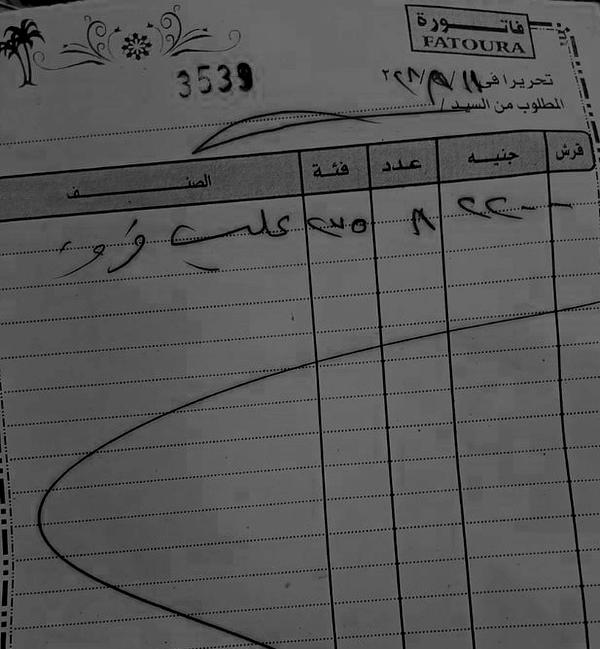
#> input picture ocr/processing_images/invoices1/image_002.jpg, 600 x 649 px; its folder holds only this picture in this run
$ python ocr_pipeline.py
#> lines starting #> are read from the running program, lines starting #| are printed output that depends on the picture
#> in load_and_preprocess_image, pil_image is the input picture: PIL image 600x649 L; min 0, max 145, mean 87.2
"""
Complete Image Processing and OCR Extraction Pipeline
=====================================================

A production-ready pipeline for:
1. Recursively scanning folders for images (handles Windows paths)
2. Preprocessing invoice images (PDF pages or image files)
3. Sending processed images to Gemini Vision model
4. Extracting structured invoice data using optimized prompts
5. Outputting clean structured JSON ready for product matching system

Windows file paths: D:\AI 4\Graduation Project\inventory-management-system\ocr\...
"""

import cv2
import numpy as np
from PIL import Image, ImageEnhance
import os
import glob
import json
import json_repair
from tqdm import tqdm
import google.generativeai as genai
from pathlib import Path, PureWindowsPath
import sys
from typing import List, Dict, Any, Optional, Tuple
import logging
from datetime import datetime
import re

# Configure logging
logging.basicConfig(
    level=logging.INFO,
    format='%(asctime)s - %(levelname)s - %(message)s'
)
logger = logging.getLogger(__name__)

# Gemini API setup
try:
    genai.configure(api_key=os.environ.get("GEMINI_API_KEY"))
    model = genai.GenerativeModel("models/gemini-3.1-flash-lite-preview")
    GEMINI_AVAILABLE = True
except Exception as e:
    logger.warning(f"Gemini API not configured: {e}")
    GEMINI_AVAILABLE = False
    model = None

# ============================================================================
# IMAGE PREPROCESSING FUNCTIONS
# ============================================================================

def preprocess_full_pipeline(pil_image: Image.Image, max_width: int = 600) -> Image.Image:
    """
    Full preprocessing pipeline for invoice images:
    - HSV enhancement for better color separation
    - Convert to grayscale
    - Resize image for consistent processing
    - Contrast enhancement for better OCR accuracy

    Args:
        pil_image: PIL Image object
        max_width: Maximum width for resizing (default: 600px)

    Returns:
        Preprocessed PIL Image
    """
#> called with max_width = 600
    # PIL → numpy (RGB)
    image = np.array(pil_image)

    # RGB → BGR for OpenCV
    image = cv2.cvtColor(image, cv2.COLOR_RGB2BGR)

    # HSV enhancement
    hsv = cv2.cvtColor(image, cv2.COLOR_BGR2HSV).astype(np.float32)
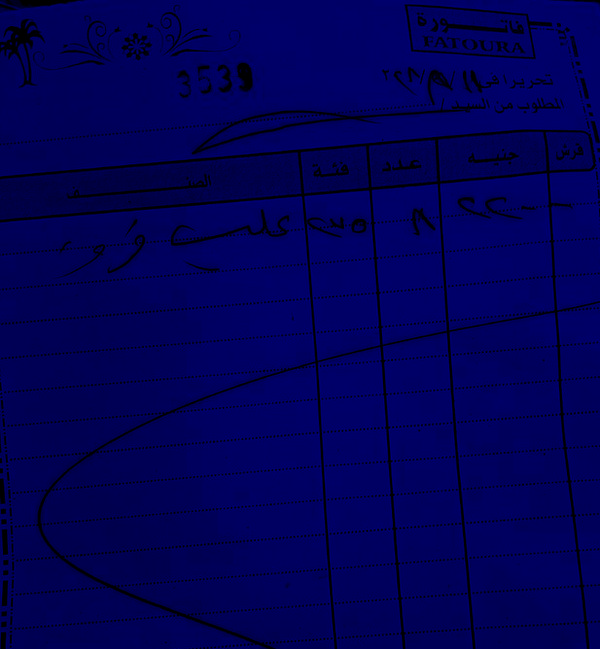
#> hsv: shape (649, 600, 3) float32; mean R, G, B 0, 0, 87.1

    # Adjust HSV channels for better text visibility
    hsv[:, :, 0] *= 0.1    # Hue - reduce color variation
    hsv[:, :, 1] *= 4.0    # Saturation - increase color intensity
    hsv[:, :, 2] *= 0.5    # Value - reduce brightness for better contrast
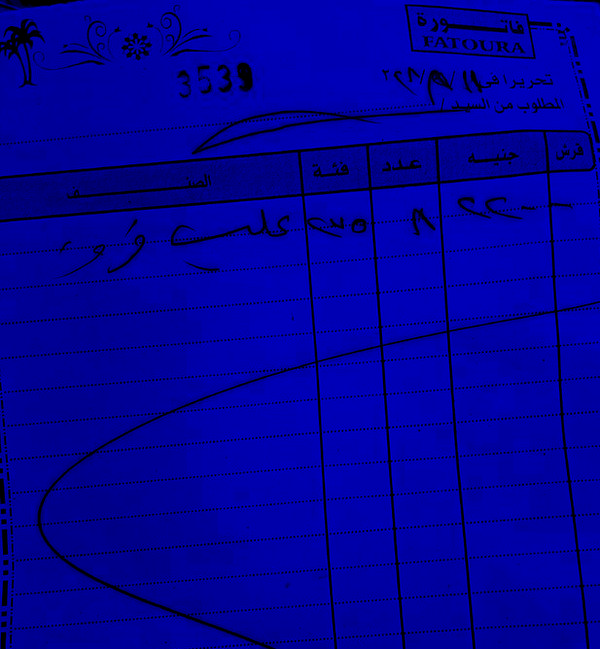
#> hsv: shape (649, 600, 3) float32; mean R, G, B 0, 0, 43.6; drawn with min black and max white

    # Clip values to valid ranges
    hsv[:, :, 0] = np.clip(hsv[:, :, 0], 0, 179)
    hsv[:, :, 1] = np.clip(hsv[:, :, 1], 0, 255)
    hsv[:, :, 2] = np.clip(hsv[:, :, 2], 0, 255)

    hsv = hsv.astype(np.uint8)
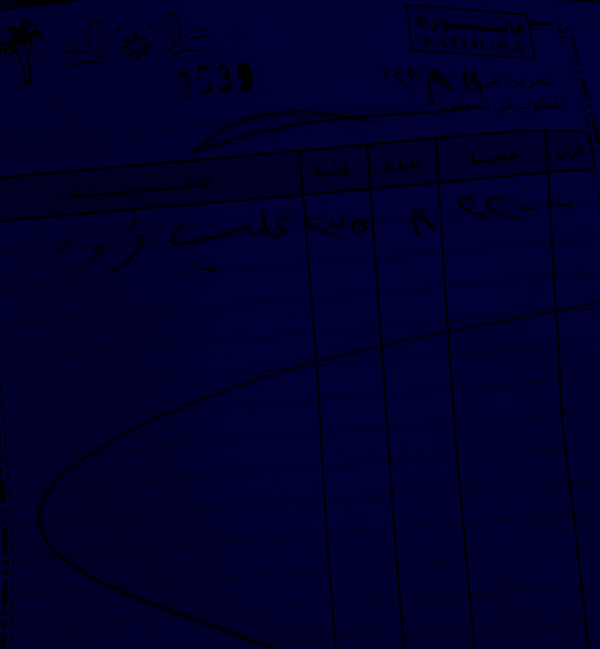
#> hsv: shape (649, 600, 3); mean R, G, B 0, 0, 43.3

    # Convert back to BGR → RGB
    image_bgr = cv2.cvtColor(hsv, cv2.COLOR_HSV2BGR)
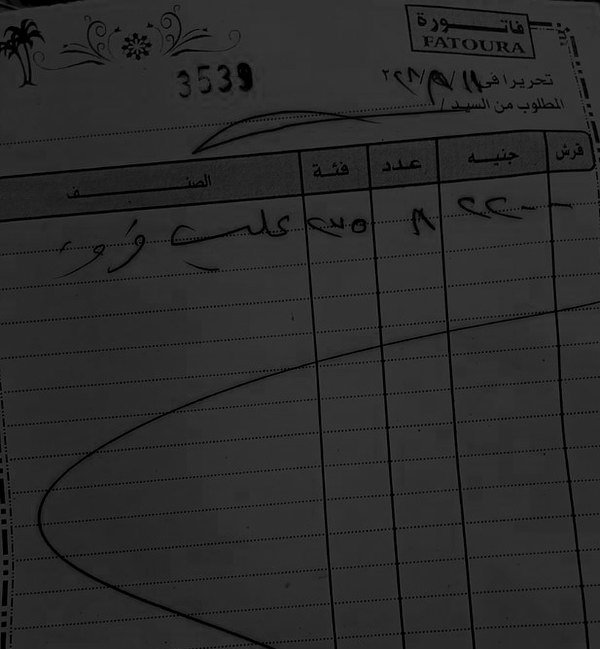
#> image_bgr: shape (649, 600, 3); min 0, max 72, mean 43.3
    image_rgb = cv2.cvtColor(image_bgr, cv2.COLOR_BGR2RGB)

    pil_img = Image.fromarray(image_rgb)

    # Convert to grayscale
    gray_image = pil_img.convert('L')

    # Resize if too large
    if gray_image.width > max_width:
        ratio = max_width / gray_image.width
        new_height = int(gray_image.height * ratio)
        gray_image = gray_image.resize((max_width, new_height), Image.LANCZOS)

    # Enhance contrast
    enhancer = ImageEnhance.Contrast(gray_image)
    enhanced_image = enhancer.enhance(1.5)

    return enhanced_image


def load_and_preprocess_image(image_path: str, max_width: int = 600) -> Optional[Image.Image]:
    """
    Load an image from file and apply preprocessing.

    Args:
        image_path: Path to image file
        max_width: Maximum width for resizing

    Returns:
        Preprocessed PIL Image or None if error
    """
    try:
        # Handle Windows paths with spaces
        image_path = str(Path(image_path))

        # Load image
        pil_image = Image.open(image_path)

        # Preprocess
        processed_image = preprocess_full_pipeline(pil_image, max_width)

        logger.debug(f"Successfully preprocessed: {image_path}")
        return processed_image

    except Exception as e:
        logger.error(f"Error preprocessing {image_path}: {e}")
        return None


# ============================================================================
# FOLDER SCANNING AND IMAGE DISCOVERY
# ============================================================================

def scan_images_recursively(root_dir: str,
                           extensions: List[str] = None) -> List[str]:
    """
    Recursively scan folders for images with given extensions.
    Handles Windows paths with spaces and special characters.

    Args:
        root_dir: Root directory to scan
        extensions: List of file extensions to include (default: common image formats)

    Returns:
        List of absolute paths to image files
    """
    if extensions is None:
        extensions = ['.jpg', '.jpeg', '.png', '.bmp', '.tiff', '.tif', '.webp']

    # Convert to Path object for cross-platform compatibility
    root_path = Path(root_dir)

    if not root_path.exists():
        logger.warning(f"Directory does not exist: {root_dir}")
        return []

    image_paths = []

    # Walk through directory tree
    for ext in extensions:
        # Use glob with recursive pattern
        pattern = str(root_path / '**' / f'*{ext}')
        matches = glob.glob(pattern, recursive=True)

        # Also check uppercase extensions
        pattern_upper = str(root_path / '**' / f'*{ext.upper()}')
        matches_upper = glob.glob(pattern_upper, recursive=True)

        image_paths.extend(matches)
        image_paths.extend(matches_upper)

    # Remove duplicates and sort
    image_paths = sorted(list(set(image_paths)))

    logger.info(f"Found {len(image_paths)} images in {root_dir}")
    return image_paths


# [173 lines left out: functions get_image_folders, get_invoice_extraction_prompt, extract_invoice_data_gemini, not called in this run]


# ============================================================================
# PIPELINE ORCHESTRATION
# ============================================================================

def process_single_image(image_path: str,
                        output_dir: str = "ocr/results",
                        save_preprocessed: bool = False) -> Dict[str, Any]:
    """
    Process a single image through the complete pipeline.

    Args:
        image_path: Path to the image file
        output_dir: Directory to save results and preprocessed images
        save_preprocessed: Whether to save the preprocessed image

    Returns:
        Dictionary with processing results
    """
    # Create output directory
    output_path = Path(output_dir)
    output_path.mkdir(parents=True, exist_ok=True)

    # Generate unique ID for this processing run
    timestamp = datetime.now().strftime("%Y%m%d_%H%M%S")
    image_name = Path(image_path).stem
    processing_id = f"{image_name}_{timestamp}"

    result = {
        "processing_id": processing_id,
        "image_path": str(image_path),
        "image_name": image_name,
        "timestamp": timestamp,
        "status": "pending",
        "preprocessed": False,
        "gemini_processed": False,
        "error": None
    }

    try:
        # Step 1: Load and preprocess image
        logger.info(f"Processing image: {image_path}")
        processed_image = load_and_preprocess_image(image_path)

        if processed_image is None:
            result["status"] = "failed"
            result["error"] = "Failed to preprocess image"
            return result

        result["preprocessed"] = True

        # Save preprocessed image if requested
        if save_preprocessed:
            preprocessed_path = output_path / f"{processing_id}_preprocessed.jpg"
            processed_image.save(str(preprocessed_path), 'JPEG', quality=90)
            result["preprocessed_path"] = str(preprocessed_path)

        # Step 2: Extract data with Gemini
        if GEMINI_AVAILABLE:
            extracted_data = extract_invoice_data_gemini(processed_image)

            if extracted_data:
                result["gemini_processed"] = True
                result["extracted_data"] = extracted_data
                result["status"] = "completed"
            else:
                result["status"] = "partial"
                result["error"] = "Gemini extraction returned no data"
        else:
            result["status"] = "skipped"
            result["error"] = "Gemini API not available"

    except Exception as e:
        logger.error(f"Error processing {image_path}: {e}")
        result["status"] = "failed"
        result["error"] = str(e)

    return result


def process_image_batch(image_paths: List[str],
                       output_dir: str = "ocr/results",
                       batch_size: int = 10,
                       save_preprocessed: bool = False) -> List[Dict[str, Any]]:
    """
    Process a batch of images through the pipeline.

    Args:
        image_paths: List of image paths to process
        output_dir: Directory to save results
        batch_size: Number of images to process in parallel (not implemented yet)
        save_preprocessed: Whether to save preprocessed images

    Returns:
        List of processing results
    """
    results = []

    logger.info(f"Starting batch processing of {len(image_paths)} images")

    for i, image_path in enumerate(tqdm(image_paths, desc="Processing images")):
        logger.info(f"Processing image {i+1}/{len(image_paths)}: {image_path}")

        result = process_single_image(
            image_path=image_path,
            output_dir=output_dir,
            save_preprocessed=save_preprocessed
        )

        results.append(result)

        # Save intermediate results every 10 images
        if (i + 1) % 10 == 0:
            batch_results_path = Path(output_dir) / f"batch_results_{i+1}.json"
            with open(batch_results_path, 'w', encoding='utf-8') as f:
                json.dump(results, f, ensure_ascii=False, indent=2)
            logger.info(f"Saved intermediate results to {batch_results_path}")

    return results


# ============================================================================
# OUTPUT AND EXPORT
# ============================================================================

def save_results_to_json(results: List[Dict[str, Any]],
                        output_file: str = "ocr/results/ocr_results.json") -> str:
    """
    Save processing results to a JSON file.

    Args:
        results: List of processing results
        output_file: Path to output JSON file

    Returns:
        Path to the saved file
    """
    output_path = Path(output_file)
    output_path.parent.mkdir(parents=True, exist_ok=True)

    # Create summary statistics
    total = len(results)
    completed = sum(1 for r in results if r.get("status") == "completed")
    failed = sum(1 for r in results if r.get("status") == "failed")
    partial = sum(1 for r in results if r.get("status") == "partial")

    summary = {
        "total_images": total,
        "completed": completed,
        "failed": failed,
        "partial": partial,
        "completed_ids": [r.get("processing_id") for r in results if r.get("status") == "completed"],
        "generated_at": datetime.utcnow().isoformat() + "Z"
    }

    payload = {
        "summary": summary,
        "results": results
    }

    # Ensure parent directory exists
    output_path = Path(output_file)
    output_path.parent.mkdir(parents=True, exist_ok=True)

    # Write JSON file
    with open(output_path, 'w', encoding='utf-8') as f:
        json.dump(payload, f, ensure_ascii=False, indent=2)

    logger.info(f"Saved OCR results to {output_path}")
    return str(output_path)


# Simple CLI entrypoint so the pipeline can be run from the command line.
import argparse


def main() -> None:
    parser = argparse.ArgumentParser(description="Run OCR pipeline on a folder of images")
    parser.add_argument("--scan-dir", type=str, default="ocr/processing_images",
                        help="Directory to scan for images")
    parser.add_argument("--output-dir", type=str, default="ocr/results",
                        help="Directory to write results to")
    parser.add_argument("--save-preprocessed", action="store_true",
                        help="Save preprocessed images to output directory")
    parser.add_argument("--batch-size", type=int, default=1,
                        help="Batch size (not implemented as parallelism)")
    parser.add_argument("--max-images", type=int, default=0,
                        help="Limit to first N images (0 = no limit)")

    args = parser.parse_args()

    # Discover images
    image_paths = scan_images_recursively(args.scan_dir)
    if args.max_images and args.max_images > 0:
        image_paths = image_paths[: args.max_images]

    if not image_paths:
        logger.warning(f"No images found in {args.scan_dir}. Exiting.")
        return

    # Process images
    results = process_image_batch(
        image_paths=image_paths,
        output_dir=args.output_dir,
        batch_size=args.batch_size,
        save_preprocessed=args.save_preprocessed
    )

    # Save results
    out_file = Path(args.output_dir) / "ocr_results.json"
    saved = save_results_to_json(results, str(out_file))
    print(f"Results saved to: {saved}")


if __name__ == "__main__":
    main()
